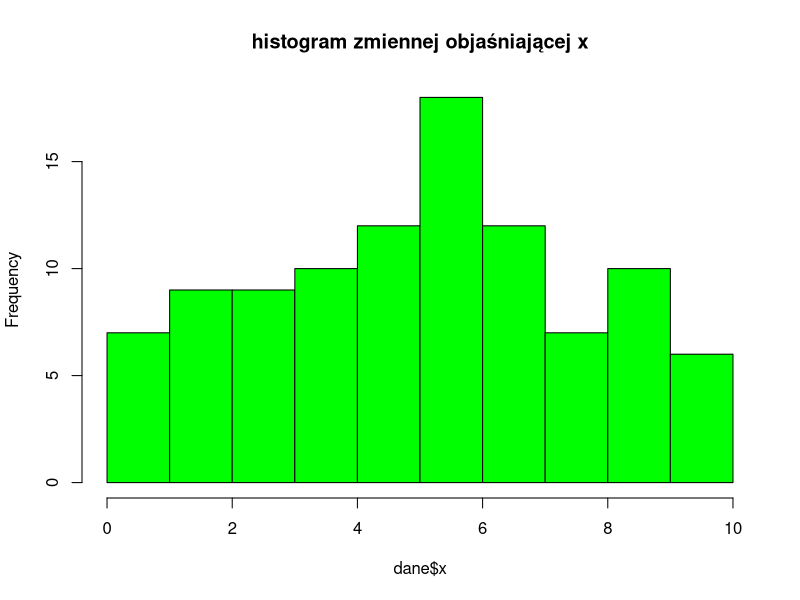
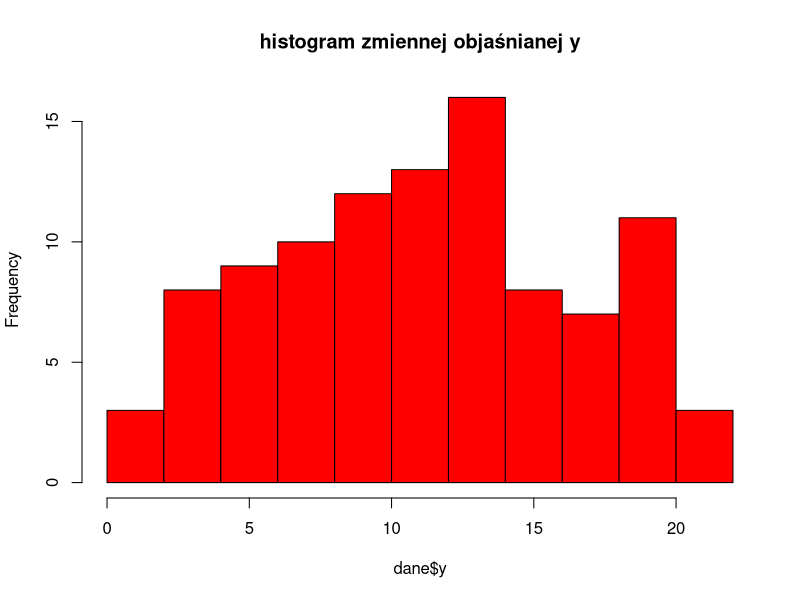
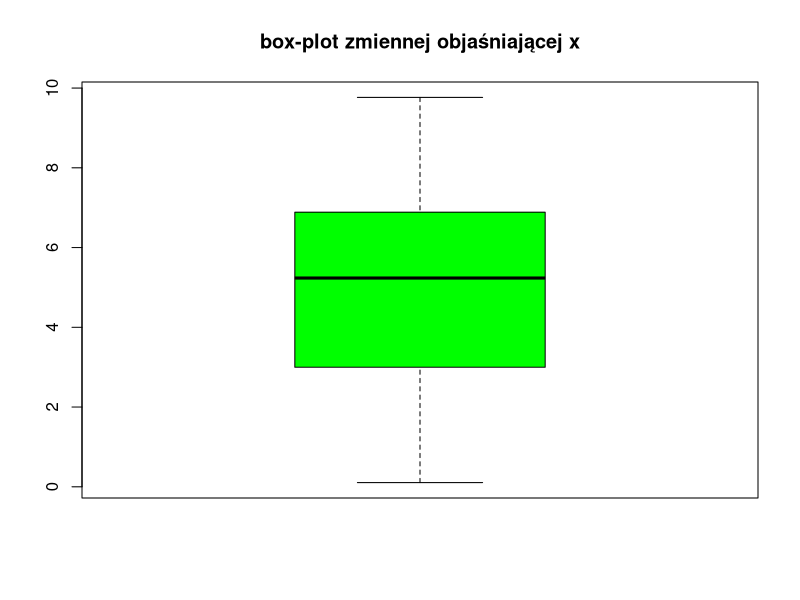
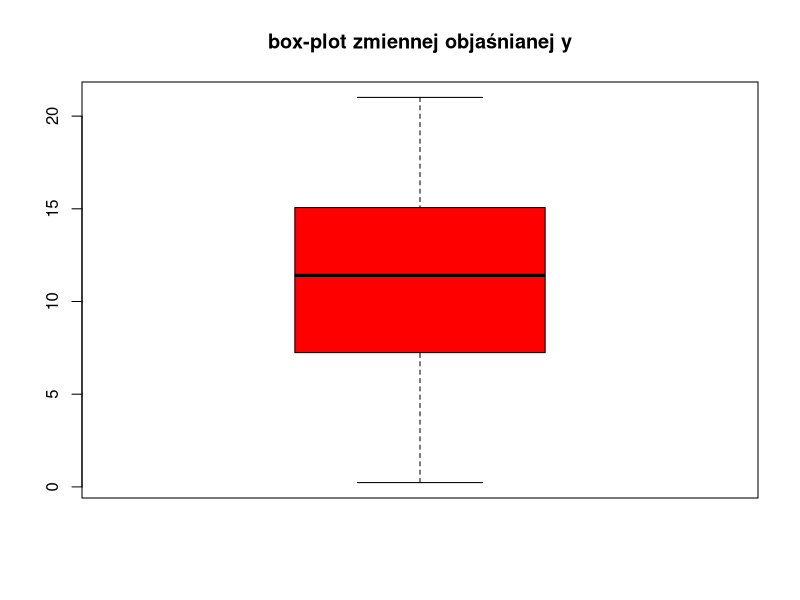
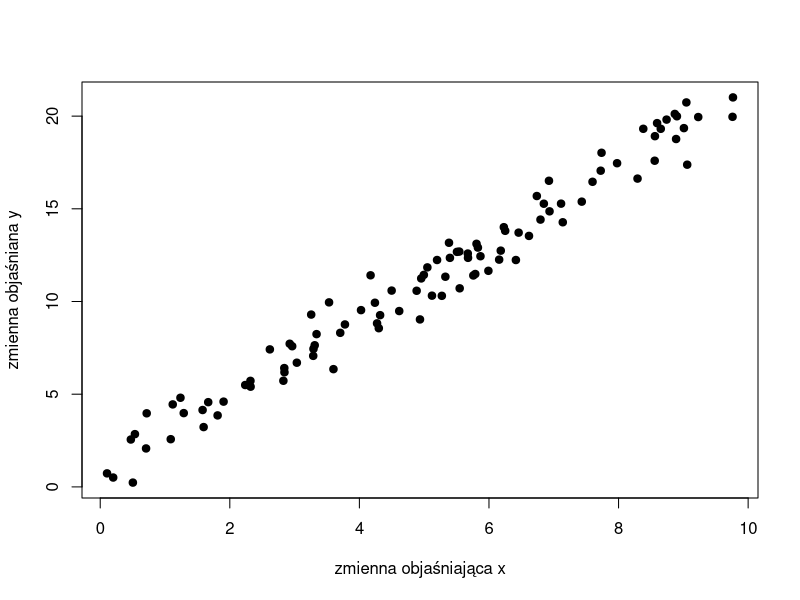
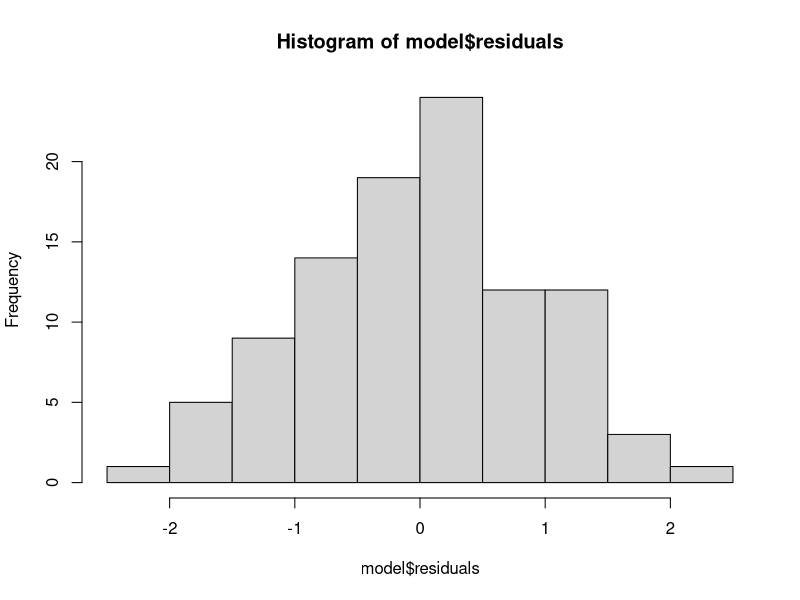
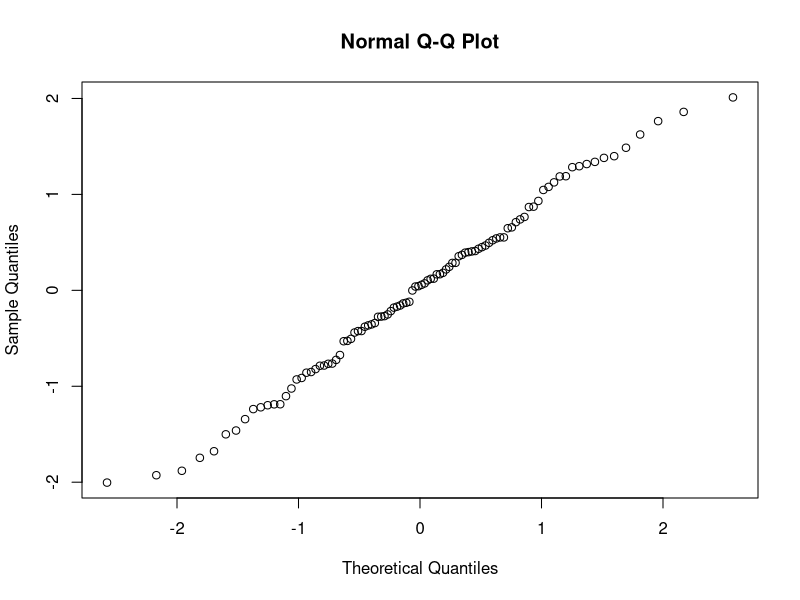
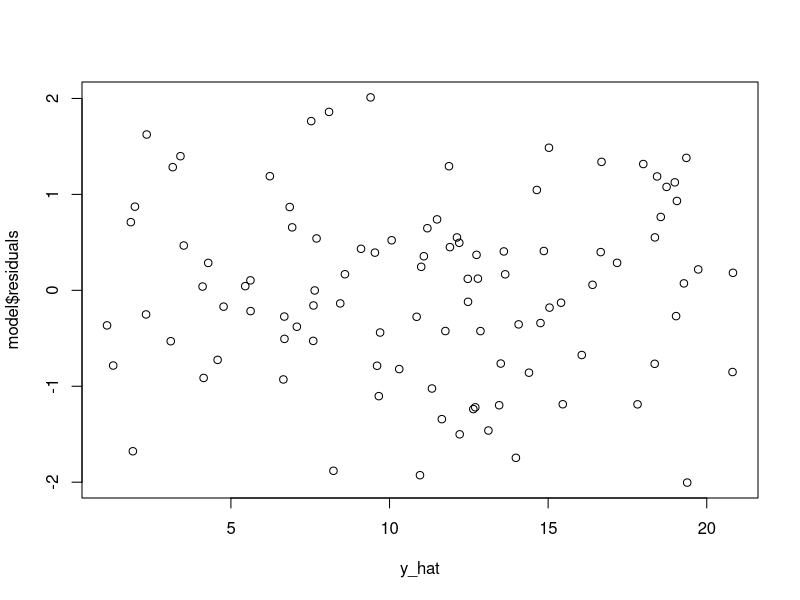

Reproduce these figures in R, in order.
dane<-read.table("lab1.txt",sep="",header=TRUE)

#zad1
##############

#średnia
x_mean = mean(dane[,1])
y_mean = mean(dane[,2])

#wariancja
x_var = var(dane[,1])
y_var = var(dane[,2])

#odchylenie standardowe
x_sd = sd(dane[,1])
y_sd = sd(dane[,2])

#mediana
x_median = median(dane[,1])
y_median = median(dane[,2])

#pierwszy kwantyl
x_quanrtiles = quantile(dane[,1],c(0.25,.75))
y_quanrtiles = quantile(dane[,2],c(0.25,.75))

#minimum
x_min = min(dane[,1])
y_min = min(dane[,2])

#maksimum
x_max = max(dane[,1])
y_max = max(dane[,2])

#histogram
hist(dane$x,main="histogram zmiennej objaśniającej x",col = "green")
hist(dane$y,main="histogram zmiennej objaśnianej y",col = "red")

#box-plot
boxplot(dane$x,main="box-plot zmiennej objaśniającej x",col = "green")
boxplot(dane$y,main="box-plot zmiennej objaśnianej y",col = "red")

#zad2
##########
plot(dane$x,dane$y,xlab="zmienna objaśniająca x", ylab="zmienna objaśniana y", pch=19)

cor(dane$x,dane$y)

#zad3
################
x<-dane$x
y<-dane$y
model<-lm(y~x)
b_0=model$coefficients[1]
b_1=model$coefficients[2]

#zad4
##############
y_hat=predict(model,newdata=list(dane$x))

sigma_squared_hat=var(model$residuals)

#zad5
####################
summary(model)

#zad6
###################
confint(model,level=0.99)

#zad7
################
x_0<-data.frame(x=1)
predict(model,newdata=x_0,interval=c("confidence"),level=0.99)

#zad8
#################

hist(model$residuals)

qqnorm(model$residuals)

plot(y_hat,model$residuals)

plot(y,model$residuals)

#zad9
###################
dane2=dane
dane2[100,1]=6.9347
dane2[100,2]=148.6400

x2<-dane2$x
y2<-dane2$y
model<-lm(y2~x2)
b_0_2=model$coefficients[1]
b_1_2=model$coefficients[2]

(b_0_2-b_0)
(b_1_2-b_1)

#zad10
################

#a
b0=rep(1,100)
x_new<-runif(100)
errors<-rnorm(100,0,0.1)
y_new<-b0+2*x_new+errors

#b
plot(x_new,y_new)

#c
model<-lm(y_new~x_new)
b_0_new=model$coefficients[1]
b_1_new=model$coefficients[2]

#d

#a
b0=rep(1,100)
x_new<-runif(100)
errors<-rnorm(100,0,0.2)
y_new<-b0+2*x_new+errors

#b
plot(x_new,y_new)

#c
model<-lm(y_new~x_new)
b_0_new=model$coefficients[1]
b_1_new=model$coefficients[2]
